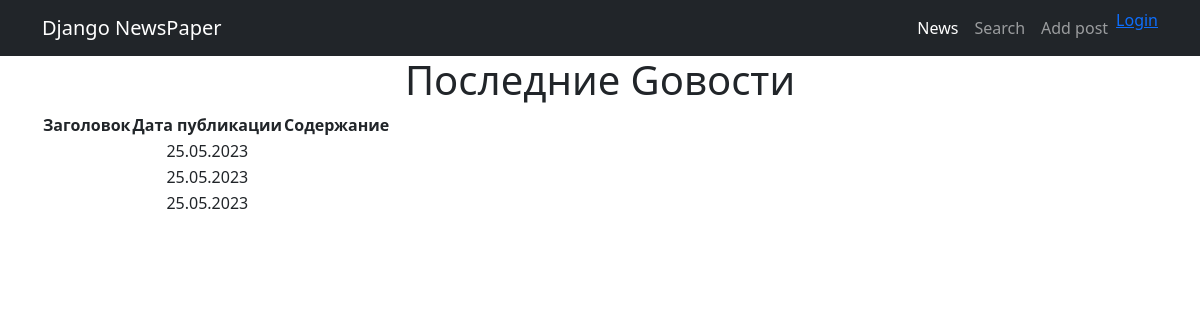
The page /news/ on the database as committed earlier.
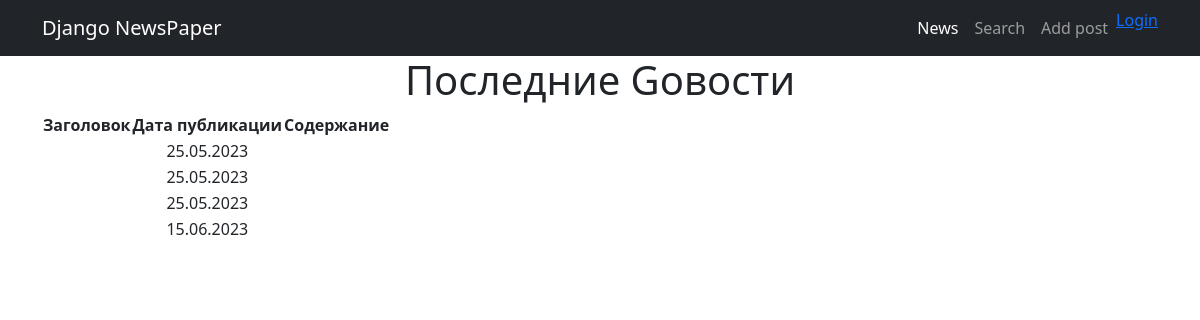
The same page on the database as committed later.
### news/models.py (models this page shows, shortened)
class Post(models.Model):
    author = models.ForeignKey(Author, on_delete=models.CASCADE)
    NEWS = 'NW'
    ARTICAL = 'AR'
    CATEGORY_CHOICES = (
        (NEWS, 'Новость'),
        (ARTICAL, 'Статья'),
    )
    categoryType = models.CharField(max_length=2, choices=CATEGORY_CHOICES, default=ARTICAL)
    dateCreations = models.DateTimeField(auto_now_add=True)
    postCategory = models.ManyToManyField(Category, through='PostCategory')
    title = models.CharField(max_length=128)
    text = models.TextField()
    rating = models.SmallIntegerField(default=0)
    def get_absolute_url(self):
        return "/news/%i/" % self.id

### news/views.py (the view)
# urls.py: path('', PostsList.as_view(), name='news'),
class PostsList(ListView):
    model = Post
    template_name = 'news/post_list.html'
    context_object_name = 'posts'
    ordering = 'dateCreations'

### news/templatetags/custom_filters.py (called while the page is built)
@register.filter(name='censor')
def censor(value):
    censored = profanity.censor(value, '*')
    return (censored)

### news/templates/news/post_list.html (shortened to what this page needs)
{% extends 'news/base.html' %}
{% load custom_filters %}
{% block content %}
{% if posts %}
    <h1>Последние Gовости</h1>
    <table>
        <thead>
            <th>
                Заголовок
            </th>
            <th>
                Дата публикации
            </th>
            <th>
                Содержание
            </th>
        </thead>
        {% for post in posts %}
        <tr>
            <td>
            </td>
            <td>
                {{ post.dateCreations|date:'d.m.Y' }}
            </td>
            <td>
            </td>
        </tr>
        {% endfor %}
    </table>
{% else %}
    <h2>Постов нет!</h2>
{% endif %}
{% endblock content %}

### news/templates/news/base.html (shortened to what this page needs)
<!DOCTYPE html>
<html lang="en">
    <head>
        {% load static %}
        <link href="{% static 'css/styles.css' %}" rel="stylesheet" />
    </head>
    <body>
        <nav class="navbar navbar-expand-lg navbar-dark bg-dark">
        <div class="container">
            <a class="navbar-brand" href="{% url 'news' %}">Django NewsPaper</a>
            <div class="collapse navbar-collapse" id="navbarSupportedContent">
                <ul class="navbar-nav ms-auto mb-2 mb-lg-0">
                    <li class="nav-item"><a class="nav-link active" aria-current="page" href="{% url 'news' %}">News</a></li>
                    <li class="nav-item"><a class="nav-link" href="{% url 'search' %}">Search</a></li>
                    <li class="nav-item"><a class="nav-link" href="{% url 'post_create' %}">Add post</a></li>
                       {% if user.is_authenticated %}
         <li>User: {{ user.get_username }}</li>
         <li><a href="{% url 'logout'%}?next={{request.path}}">Logout</a></li>
       {% else %}
         <li><a href="{% url 'login'%}?next={{request.path}}">Login</a></li>
       {% endif %}
           </ul>
       </div>
   </div>
</nav>
<div class="container">
   <div class="row">
       <div class="col-lg-12 text-center">
           {% block content %}{% endblock content %}
       </div>
   </div>
</div>
    </body>
</html>

Rows that differ between the two databases and show on the page:
added Post: dateCreations "15.06.2023"
